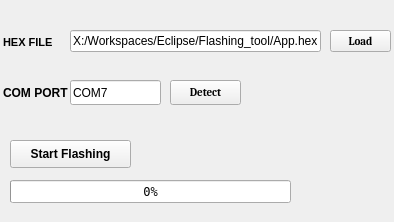
<?xml version="1.0" encoding="UTF-8"?>
<ui version="4.0">
 <class>Form</class>
 <widget class="QWidget" name="Form">
  <property name="enabled">
   <bool>true</bool>
  </property>
  <property name="geometry">
   <rect>
    <x>0</x>
    <y>0</y>
    <width>394</width>
    <height>222</height>
   </rect>
  </property>
  <property name="sizePolicy">
   <sizepolicy hsizetype="Fixed" vsizetype="Fixed">
    <horstretch>0</horstretch>
    <verstretch>0</verstretch>
   </sizepolicy>
  </property>
  <property name="windowTitle">
   <string>Form</string>
  </property>
  <widget class="QLabel" name="label">
   <property name="geometry">
    <rect>
     <x>3</x>
     <y>30</y>
     <width>71</width>
     <height>25</height>
    </rect>
   </property>
   <property name="font">
    <font>
     <family>MS Shell Dlg 2</family>
     <pointsize>8</pointsize>
     <weight>75</weight>
     <bold>true</bold>
    </font>
   </property>
   <property name="text">
    <string>HEX FILE</string>
   </property>
  </widget>
  <widget class="QLineEdit" name="pathText">
   <property name="geometry">
    <rect>
     <x>70</x>
     <y>30</y>
     <width>251</width>
     <height>22</height>
    </rect>
   </property>
   <property name="text">
    <string>X:/Workspaces/Eclipse/Flashing_tool/App.hex</string>
   </property>
  </widget>
  <widget class="QPushButton" name="loadButton">
   <property name="geometry">
    <rect>
     <x>330</x>
     <y>30</y>
     <width>61</width>
     <height>22</height>
    </rect>
   </property>
   <property name="font">
    <font>
     <family>Cambria</family>
     <pointsize>8</pointsize>
     <weight>75</weight>
     <bold>true</bold>
    </font>
   </property>
   <property name="layoutDirection">
    <enum>Qt::LeftToRight</enum>
   </property>
   <property name="autoFillBackground">
    <bool>false</bool>
   </property>
   <property name="text">
    <string>Load</string>
   </property>
   <property name="icon">
    <iconset>
     <normaloff>C:/Users/elProf/Downloads/kisspng-share-icon-computer-icons-button-safari-web-browse-5b3c192a5d6439.0981811715306652583826.png</normaloff>C:/Users/elProf/Downloads/kisspng-share-icon-computer-icons-button-safari-web-browse-5b3c192a5d6439.0981811715306652583826.png</iconset>
   </property>
   <property name="iconSize">
    <size>
     <width>20</width>
     <height>30</height>
    </size>
   </property>
  </widget>
  <widget class="QProgressBar" name="progressBar">
   <property name="geometry">
    <rect>
     <x>10</x>
     <y>180</y>
     <width>281</width>
     <height>23</height>
    </rect>
   </property>
   <property name="font">
    <font>
     <family>Terminal</family>
     <weight>50</weight>
     <bold>false</bold>
    </font>
   </property>
   <property name="value">
    <number>0</number>
   </property>
  </widget>
  <widget class="QPushButton" name="startButton">
   <property name="geometry">
    <rect>
     <x>10</x>
     <y>140</y>
     <width>121</width>
     <height>28</height>
    </rect>
   </property>
   <property name="font">
    <font>
     <family>Microsoft YaHei UI</family>
     <weight>75</weight>
     <bold>true</bold>
    </font>
   </property>
   <property name="layoutDirection">
    <enum>Qt::RightToLeft</enum>
   </property>
   <property name="text">
    <string>Start Flashing</string>
   </property>
   <property name="icon">
    <iconset>
     <normaloff>C:/Users/elProf/Downloads/kisspng-download-computer-icons-clip-art-download-now-button-5abd36f12a8215.5317571915223498091741.png</normaloff>C:/Users/elProf/Downloads/kisspng-download-computer-icons-clip-art-download-now-button-5abd36f12a8215.5317571915223498091741.png</iconset>
   </property>
  </widget>
  <widget class="QLabel" name="label_2">
   <property name="geometry">
    <rect>
     <x>3</x>
     <y>80</y>
     <width>71</width>
     <height>25</height>
    </rect>
   </property>
   <property name="font">
    <font>
     <weight>75</weight>
     <bold>true</bold>
    </font>
   </property>
   <property name="text">
    <string>COM PORT</string>
   </property>
  </widget>
  <widget class="QLineEdit" name="comPortText">
   <property name="geometry">
    <rect>
     <x>70</x>
     <y>80</y>
     <width>91</width>
     <height>25</height>
    </rect>
   </property>
   <property name="text">
    <string>COM7</string>
   </property>
  </widget>
  <widget class="QPushButton" name="detectButton">
   <property name="geometry">
    <rect>
     <x>170</x>
     <y>80</y>
     <width>71</width>
     <height>25</height>
    </rect>
   </property>
   <property name="font">
    <font>
     <family>Cambria</family>
     <pointsize>8</pointsize>
     <weight>75</weight>
     <bold>true</bold>
    </font>
   </property>
   <property name="text">
    <string>Detect</string>
   </property>
   <property name="icon">
    <iconset>
     <normaloff>C:/Users/elProf/Downloads/kisspng-computer-icons-magnifying-glass-desktop-wallpaper-web-5ac77f7c4d23f6.050912181523023740316.png</normaloff>C:/Users/elProf/Downloads/kisspng-computer-icons-magnifying-glass-desktop-wallpaper-web-5ac77f7c4d23f6.050912181523023740316.png</iconset>
   </property>
  </widget>
 </widget>
 <resources/>
 <connections/>
</ui>
